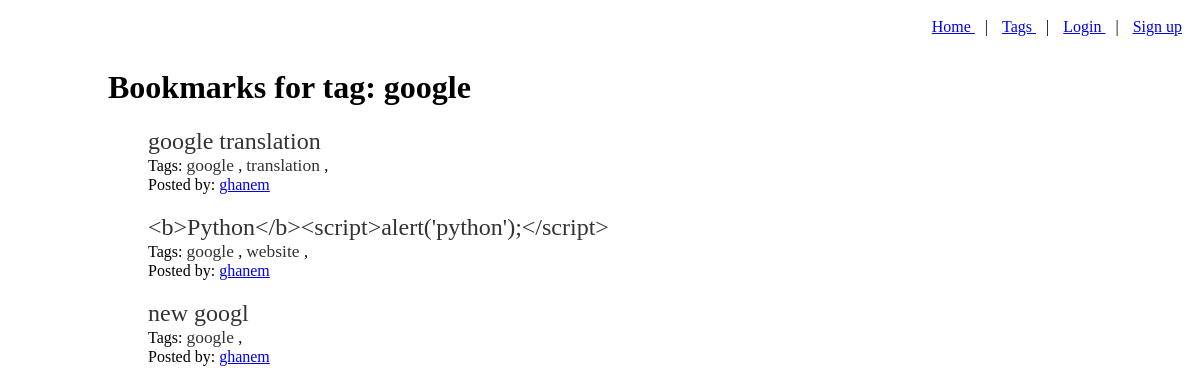
/tag/12/, run on the app's committed database.
### bookmarks/models.py (models this page shows, shortened)
class Tag(models.Model):
    name = models.CharField(max_length = 64, unique = True)
    bookmarks = models.ManyToManyField(Bookmark, related_name='tags')

class Bookmark(models.Model):
    user = models.ForeignKey(User, related_name='bookmarks')
    link = models.ForeignKey(Link, related_name='link')
    title = models.CharField(max_length=200)

### bookmarks/views.py (the view)
# urls.py: url(r'^tag/(\d+)/$', views.tag_page, name='tag_page'),
def tag_page(request, pk):
    tag = get_object_or_404(Tag, pk=pk)
    bookmarks = tag.bookmarks.order_by('-id')
    context = {
        'bookmarks': bookmarks,
        'tag': tag,
        'show_tags': True,
        'show_user': True
    }
    return render(request,'bookmarks/tag_page.html', context)

### bookmarks/templates/bookmarks/tag_page.html (shortened to what this page needs)
{% extends "base.html" %}
{% block head %}
    Bookmarks for tag: {{tag.name}}
{% endblock head %}
{% block content %}
    {% include 'bookmarks/bookmark_list.html' %}
{% endblock content %}

### bookmarks/templates/bookmarks/bookmark_list.html
{% if bookmarks %}
<ul class="bookmarks">
    {% for bookmark in bookmarks %}
    <li class="bookmark">
        <a target="_blank" href="{{bookmark.link.url}}" class="title">
            {{bookmark.title}}
        </a> <br>
        {% if show_tags %}
        Tags:
        {% if bookmark.tags.all %}
        <ul class="tags">
            {% for tag in bookmark.tags.all %}
            <li class="tag-name">
                <a href="{% url 'tag_page' tag.pk %}">
                    {{tag.name}}
                </a>
            </li> ,
            {% endfor %}
        </ul>
        {% else %}
        None.
        {% endif %}
        <br>
        {% endif %}
        {% if show_user %}
        Posted by:
        <a class="username" href="{% url 'user_page' bookmark.user.username %}">
            {{bookmark.user.username}}
        </a>
        {% endif %}
    </li>
    {% endfor %}
</ul>
{% else %}
<p>No bookmarks found</p>
{% endif %}

### static/css/main.css (style rules this page uses)
ul li { list-style: none; }
ul.tags, ul.tags li { display: inline; margin: 0; padding: 0; }
ul.tags { margin-top: 15px; }
.bookmark { padding-bottom: 20px; }
.title { font-size: 1.5em !important; }
.tag-name a, .title { text-decoration: none; font-size: 1.09em; color: #333333; }

### data on the page
Tag: name "google"
Bookmark: title "google translation", user.username "ghanem"
Tag: name "translation"
Bookmark: title "<b>Python</b><script>alert('python');</script>", user.username "ghanem"
Tag: name "website"
Bookmark: title "new googl", user.username "ghanem"
